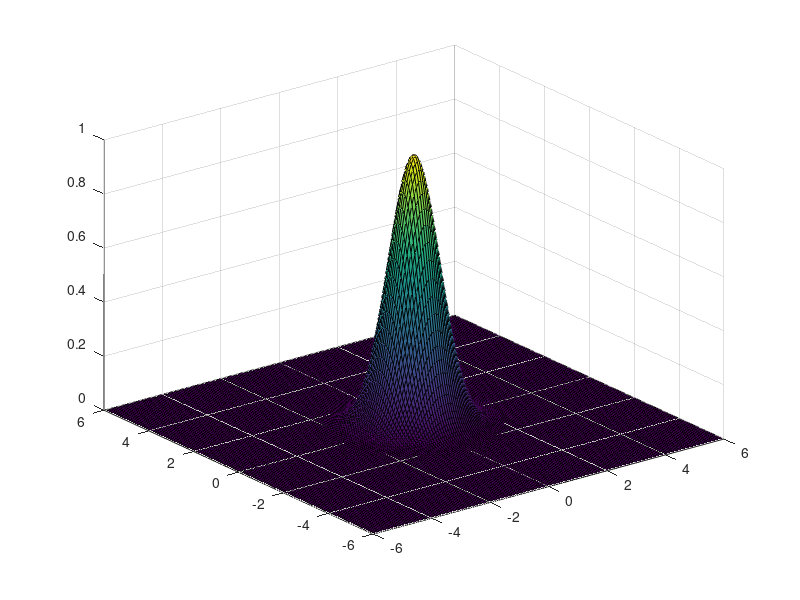

This chart was generated by the following MATLAB code:
% 1)
dx = 0.075; dy = 0.075;
[x,y] = meshgrid(-6:dx:6,-6:dy:6);

G = exp((-x.^2) - (y.^2));

surf(x,y,G)

%It says OpenGL appears to be installed incorrectly.